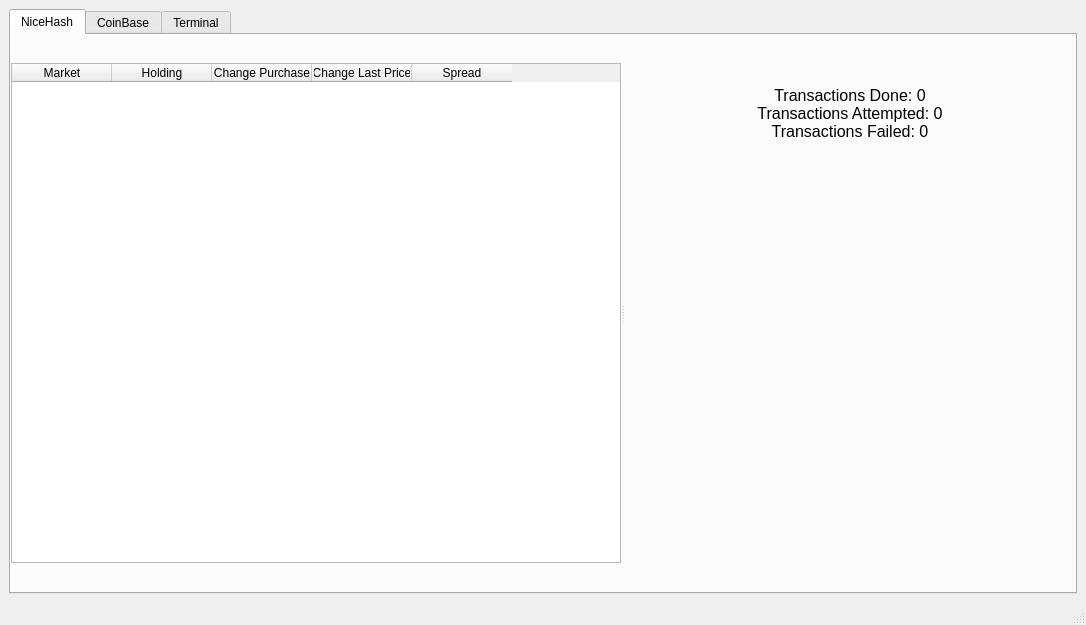
<?xml version="1.0" encoding="UTF-8"?>
<ui version="4.0">
 <class>MainWindow</class>
 <widget class="QMainWindow" name="MainWindow">
  <property name="geometry">
   <rect>
    <x>0</x>
    <y>0</y>
    <width>1086</width>
    <height>625</height>
   </rect>
  </property>
  <property name="minimumSize">
   <size>
    <width>870</width>
    <height>520</height>
   </size>
  </property>
  <property name="windowTitle">
   <string notr="true">MainWindow</string>
  </property>
  <property name="autoFillBackground">
   <bool>false</bool>
  </property>
  <widget class="QWidget" name="centralwidget">
   <layout class="QGridLayout" name="gridLayout">
    <item row="0" column="0">
     <widget class="QTabWidget" name="tabWidget">
      <property name="minimumSize">
       <size>
        <width>250</width>
        <height>250</height>
       </size>
      </property>
      <property name="tabShape">
       <enum>QTabWidget::Rounded</enum>
      </property>
      <property name="currentIndex">
       <number>0</number>
      </property>
      <property name="tabsClosable">
       <bool>false</bool>
      </property>
      <widget class="QWidget" name="NiceTab">
       <attribute name="title">
        <string notr="true">NiceHash</string>
       </attribute>
       <layout class="QGridLayout" name="gridLayout_2">
        <property name="leftMargin">
         <number>0</number>
        </property>
        <property name="topMargin">
         <number>0</number>
        </property>
        <property name="rightMargin">
         <number>0</number>
        </property>
        <property name="bottomMargin">
         <number>0</number>
        </property>
        <item row="0" column="0">
         <widget class="QSplitter" name="TableImageSplitter">
          <property name="sizePolicy">
           <sizepolicy hsizetype="Expanding" vsizetype="Expanding">
            <horstretch>0</horstretch>
            <verstretch>0</verstretch>
           </sizepolicy>
          </property>
          <property name="orientation">
           <enum>Qt::Horizontal</enum>
          </property>
          <property name="childrenCollapsible">
           <bool>false</bool>
          </property>
          <widget class="QTableWidget" name="TableData">
           <property name="sizePolicy">
            <sizepolicy hsizetype="Expanding" vsizetype="Expanding">
             <horstretch>2</horstretch>
             <verstretch>0</verstretch>
            </sizepolicy>
           </property>
           <property name="minimumSize">
            <size>
             <width>500</width>
             <height>500</height>
            </size>
           </property>
           <property name="editTriggers">
            <set>QAbstractItemView::NoEditTriggers</set>
           </property>
           <property name="selectionMode">
            <enum>QAbstractItemView::SingleSelection</enum>
           </property>
           <property name="selectionBehavior">
            <enum>QAbstractItemView::SelectRows</enum>
           </property>
           <property name="sortingEnabled">
            <bool>true</bool>
           </property>
           <attribute name="verticalHeaderShowSortIndicator" stdset="0">
            <bool>false</bool>
           </attribute>
           <column>
            <property name="text">
             <string>Market</string>
            </property>
           </column>
           <column>
            <property name="text">
             <string notr="true">Holding</string>
            </property>
           </column>
           <column>
            <property name="text">
             <string notr="true">Change Purchase</string>
            </property>
           </column>
           <column>
            <property name="text">
             <string>Change Last Price</string>
            </property>
           </column>
           <column>
            <property name="text">
             <string>Spread</string>
            </property>
           </column>
          </widget>
          <widget class="QSplitter" name="ImagesSplitter">
           <property name="sizePolicy">
            <sizepolicy hsizetype="Ignored" vsizetype="Ignored">
             <horstretch>0</horstretch>
             <verstretch>0</verstretch>
            </sizepolicy>
           </property>
           <property name="minimumSize">
            <size>
             <width>450</width>
             <height>0</height>
            </size>
           </property>
           <property name="maximumSize">
            <size>
             <width>16777215</width>
             <height>100</height>
            </size>
           </property>
           <property name="orientation">
            <enum>Qt::Vertical</enum>
           </property>
           <property name="childrenCollapsible">
            <bool>false</bool>
           </property>
           <widget class="QLabel" name="transactions">
            <property name="minimumSize">
             <size>
              <width>0</width>
              <height>100</height>
             </size>
            </property>
            <property name="maximumSize">
             <size>
              <width>16777215</width>
              <height>100</height>
             </size>
            </property>
            <property name="font">
             <font>
              <pointsize>12</pointsize>
             </font>
            </property>
            <property name="text">
             <string>Transactions Done: 0
Transactions Attempted: 0
Transactions Failed: 0</string>
            </property>
            <property name="alignment">
             <set>Qt::AlignCenter</set>
            </property>
            <property name="wordWrap">
             <bool>true</bool>
            </property>
           </widget>
          </widget>
         </widget>
        </item>
       </layout>
      </widget>
      <widget class="QWidget" name="CoinTab">
       <attribute name="title">
        <string notr="true">CoinBase</string>
       </attribute>
       <layout class="QGridLayout" name="gridLayout_3">
        <property name="leftMargin">
         <number>0</number>
        </property>
        <property name="topMargin">
         <number>0</number>
        </property>
        <property name="rightMargin">
         <number>0</number>
        </property>
        <property name="bottomMargin">
         <number>0</number>
        </property>
        <item row="0" column="0">
         <widget class="QSplitter" name="TableImageSplitter_2">
          <property name="sizePolicy">
           <sizepolicy hsizetype="Expanding" vsizetype="Expanding">
            <horstretch>0</horstretch>
            <verstretch>0</verstretch>
           </sizepolicy>
          </property>
          <property name="orientation">
           <enum>Qt::Horizontal</enum>
          </property>
          <property name="childrenCollapsible">
           <bool>false</bool>
          </property>
          <widget class="QTableWidget" name="TableData_2">
           <property name="sizePolicy">
            <sizepolicy hsizetype="Expanding" vsizetype="Expanding">
             <horstretch>2</horstretch>
             <verstretch>0</verstretch>
            </sizepolicy>
           </property>
           <property name="minimumSize">
            <size>
             <width>500</width>
             <height>500</height>
            </size>
           </property>
           <property name="editTriggers">
            <set>QAbstractItemView::NoEditTriggers</set>
           </property>
           <property name="selectionMode">
            <enum>QAbstractItemView::SingleSelection</enum>
           </property>
           <property name="selectionBehavior">
            <enum>QAbstractItemView::SelectRows</enum>
           </property>
           <property name="sortingEnabled">
            <bool>true</bool>
           </property>
           <attribute name="verticalHeaderShowSortIndicator" stdset="0">
            <bool>false</bool>
           </attribute>
           <column>
            <property name="text">
             <string>Market</string>
            </property>
           </column>
           <column>
            <property name="text">
             <string notr="true">Holding</string>
            </property>
           </column>
           <column>
            <property name="text">
             <string notr="true">Change Purchase</string>
            </property>
           </column>
           <column>
            <property name="text">
             <string>Change Last Price</string>
            </property>
           </column>
           <column>
            <property name="text">
             <string>Spread</string>
            </property>
           </column>
          </widget>
          <widget class="QSplitter" name="ImagesSplitter_2">
           <property name="sizePolicy">
            <sizepolicy hsizetype="Ignored" vsizetype="Ignored">
             <horstretch>0</horstretch>
             <verstretch>0</verstretch>
            </sizepolicy>
           </property>
           <property name="minimumSize">
            <size>
             <width>450</width>
             <height>0</height>
            </size>
           </property>
           <property name="maximumSize">
            <size>
             <width>16777215</width>
             <height>100</height>
            </size>
           </property>
           <property name="orientation">
            <enum>Qt::Vertical</enum>
           </property>
           <property name="childrenCollapsible">
            <bool>false</bool>
           </property>
           <widget class="QLabel" name="transactions_2">
            <property name="minimumSize">
             <size>
              <width>0</width>
              <height>100</height>
             </size>
            </property>
            <property name="maximumSize">
             <size>
              <width>16777215</width>
              <height>100</height>
             </size>
            </property>
            <property name="font">
             <font>
              <pointsize>12</pointsize>
             </font>
            </property>
            <property name="text">
             <string>Transactions Done: 0
Transactions Attempted: 0
Transactions Failed: 0</string>
            </property>
            <property name="alignment">
             <set>Qt::AlignCenter</set>
            </property>
            <property name="wordWrap">
             <bool>true</bool>
            </property>
           </widget>
          </widget>
         </widget>
        </item>
       </layout>
      </widget>
      <widget class="QWidget" name="terminalTab">
       <attribute name="title">
        <string notr="true">Terminal</string>
       </attribute>
       <layout class="QGridLayout" name="gridLayout_4">
        <item row="0" column="0">
         <widget class="QScrollArea" name="scrollArea">
          <property name="widgetResizable">
           <bool>true</bool>
          </property>
          <widget class="QWidget" name="scrollAreaWidgetContents">
           <property name="geometry">
            <rect>
             <x>0</x>
             <y>0</y>
             <width>1042</width>
             <height>541</height>
            </rect>
           </property>
           <layout class="QGridLayout" name="gridLayout_5">
            <item row="0" column="0">
             <widget class="QLabel" name="terminalText">
              <property name="font">
               <font>
                <family>Consolas</family>
                <pointsize>20</pointsize>
                <weight>75</weight>
                <bold>true</bold>
               </font>
              </property>
              <property name="text">
               <string>Terminal Text</string>
              </property>
              <property name="alignment">
               <set>Qt::AlignLeading|Qt::AlignLeft|Qt::AlignTop</set>
              </property>
              <property name="wordWrap">
               <bool>true</bool>
              </property>
             </widget>
            </item>
           </layout>
          </widget>
         </widget>
        </item>
       </layout>
      </widget>
     </widget>
    </item>
   </layout>
  </widget>
  <widget class="QStatusBar" name="statusbar"/>
 </widget>
 <resources/>
 <connections/>
</ui>
